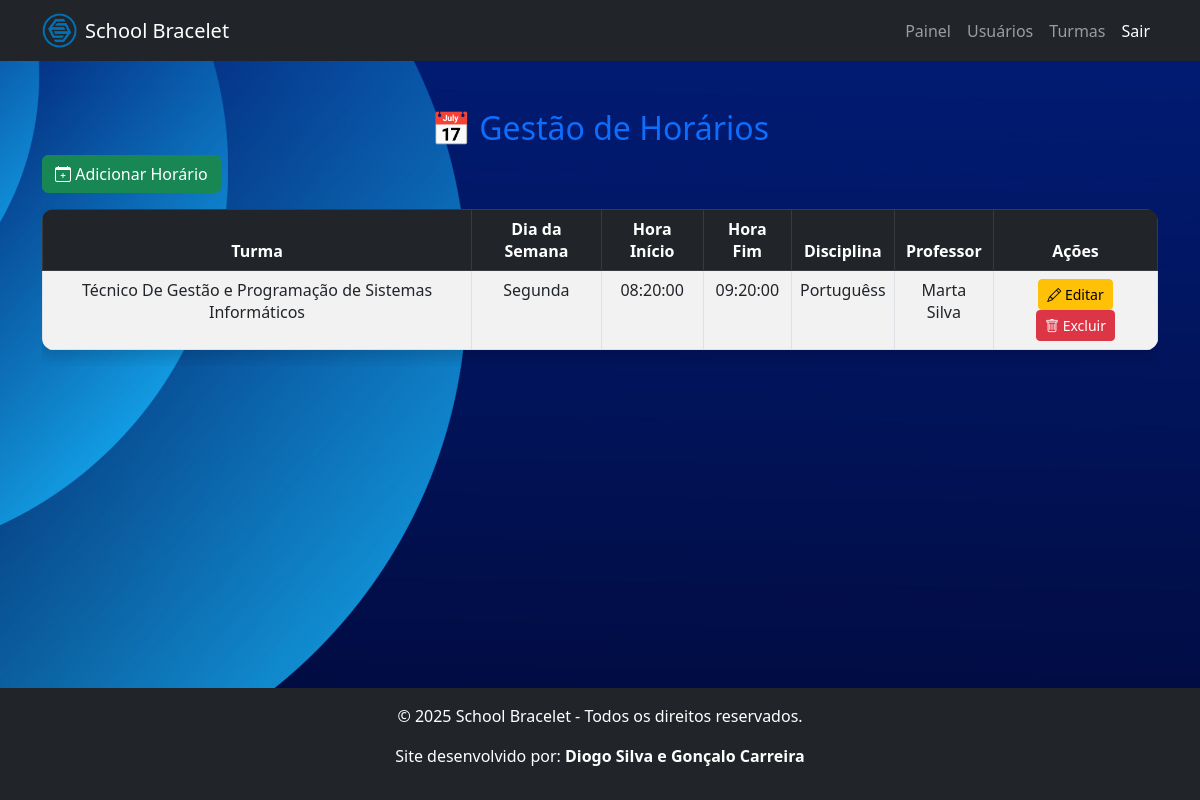
The app's page /views/manage_horarios.php (signed in) with its own data.
### tables this page shows
CREATE TABLE `horarios` (
  `id` int(11) NOT NULL,
  `turma_id` int(11) NOT NULL,
  `dia_semana` enum('Segunda','Terça','Quarta','Quinta','Sexta') NOT NULL,
  `hora_inicio` time NOT NULL,
  `hora_fim` time NOT NULL,
  `disciplina` varchar(255) NOT NULL,
  `professor` varchar(255) NOT NULL
);

CREATE TABLE `turmas` (
  `id` int(11) NOT NULL,
  `nome` varchar(200) NOT NULL,
  `ano` varchar(10) NOT NULL,
  `area_curso` varchar(100) NOT NULL,
  `abreviatura_curso` varchar(20) NOT NULL,
  `letra_turma` varchar(5) NOT NULL,
  `professor_id` int(11) DEFAULT NULL,
  `modulos` text DEFAULT NULL,
  `observacoes` text DEFAULT NULL,
  `abreviatura` varchar(10) DEFAULT NULL
);

### views/manage_horarios.php (the view, shortened to what this page needs)
<?php
include '../config/db.php';
include '../includes/head.php';
$horarios = $conn->query("
    SELECT h.*, t.nome AS turma_nome
    FROM horarios h
    JOIN turmas t ON h.turma_id = t.id
    ORDER BY FIELD(h.dia_semana, 'Segunda', 'Terça', 'Quarta', 'Quinta', 'Sexta'), h.hora_inicio
");
?>
<link rel="stylesheet" href="../public/css/dashboards.css">
    <nav class="navbar navbar-expand-lg navbar-dark bg-dark">
        <div class="container">
            <a class="navbar-brand d-flex align-items-center" href="dashboard_admin.php">
                <img src="../public/img/logo-epbjc.png" alt="Logo" width="35" height="35" class="me-2">
                <span>School Bracelet</span>
            </a>
            <div class="collapse navbar-collapse" id="navbarNav">
                <ul class="navbar-nav ms-auto">
                    <li class="nav-item"><a class="nav-link" href="dashboard_admin.php">Painel</a></li>
                    <li class="nav-item"><a class="nav-link" href="manage_users.php">Usuários</a></li>
                    <li class="nav-item"><a class="nav-link" href="manage_turmas.php">Turmas</a></li>
                    <li class="nav-item"><a class="nav-link btn btn-danger text-white"
                            href="../controllers/logout.php">Sair</a></li>
                </ul>
            </div>
        </div>
    </nav>
<div class="container mt-5">
    <h2 class="text-center text-primary">📅 Gestão de Horários</h2>
    <button class="btn btn-success mb-3" data-bs-toggle="modal" data-bs-target="#modalAddHorario">
        <i class="bi bi-calendar-plus"></i> Adicionar Horário
    </button>
    <div class="table-responsive">
        <table class="table table-bordered table-striped shadow">
            <thead class="table-dark text-center">
                <tr>
                    <th>Turma</th>
                    <th>Dia da Semana</th>
                    <th>Hora Início</th>
                    <th>Hora Fim</th>
                    <th>Disciplina</th>
                    <th>Professor</th>
                    <th>Ações</th>
                </tr>
            </thead>
            <tbody class="text-center">
                <?php while ($horario = $horarios->fetch_assoc()) : ?>
                    <tr>
                        <td><?= htmlspecialchars($horario['turma_nome']); ?></td>
                        <td><?= htmlspecialchars($horario['dia_semana']); ?></td>
                        <td><?= htmlspecialchars($horario['hora_inicio']); ?></td>
                        <td><?= htmlspecialchars($horario['hora_fim']); ?></td>
                        <td><?= htmlspecialchars($horario['disciplina']); ?></td>
                        <td><?= htmlspecialchars($horario['professor']); ?></td>
                        <td>
                            <a href="edit_horario.php?id=<?= $horario['id']; ?>" class="btn btn-warning btn-sm">
                                <i class="bi bi-pencil"></i> Editar
                            </a>
                            <a href="delete_horario.php?id=<?= $horario['id']; ?>" class="btn btn-danger btn-sm" onclick="return confirm('Tem certeza que deseja excluir este horário?');">
                                <i class="bi bi-trash"></i> Excluir
                            </a>
                        </td>
                    </tr>
                <?php endwhile; ?>
            </tbody>
        </table>
    </div>
</div>
<?php include '../includes/footer.php'; ?>

### public/css/dashboards.css (style rules this page uses)
html, body { height: 100%; display: flex; flex-direction: column; background: url('../img/hero-bg.jpg') no-repeat center center fixed; background-size: cover; backdrop-filter: blur(10px); }
.container { flex: 1; }
.btn { transition: all 0.2s ease-in-out; }
.table { border-radius: 12px; overflow: hidden; }

### records on screen
horarios: turma.nome "Técnico De Gestão e Programação de Sistemas Informáticos", dia_semana "Segunda", hora_inicio "08:20:00", hora_fim "09:20:00", disciplina "Portuguêss", professor "Marta Silva"
